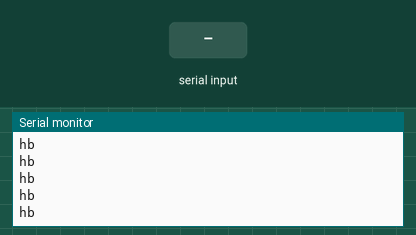
Bench run of a sketch on a simulated Arduino Uno, built with avr-gcc and run on an emulated ATmega328P. Shown: the last lines printed to the serial monitor. The inputs (shaded band) are chosen by the test bench.

Above: at 1.2 s.
1.3 s: "1" received over Serial
At 1.32 s:
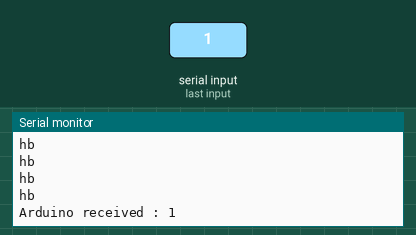
2.8 s: "0" received over Serial
At 2.83 s:
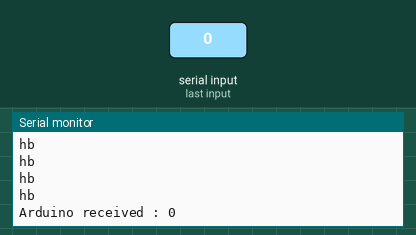
4.3 s: "2" received over Serial
At 4.34 s:
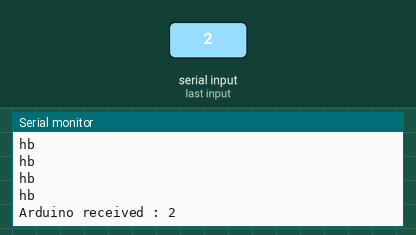

The sketch:

serial_test.ino
```cpp
String nom = "Arduino";
String msg;
void setup() {
 Serial.begin(1000000);
}
void loop() {
 readSerialPort();
 if (msg != "") {
   sendData();
 }else{
  Serial.println("hb");
 }
 delay(50);
}
void readSerialPort() {
 msg = "";
 if (Serial.available()) {
   delay(10);
   while (Serial.available() > 0) {
     msg += (char)Serial.read();
   }
   Serial.flush();
 }
}
void sendData() {
 //write data
 Serial.print(nom);
 Serial.print(" received : ");
 Serial.println(msg);
}
```

Measured:
- after the input at 1.3 s, the serial monitor: prints a new line at once (image 1)
- after the input at 2.8 s, the serial monitor: prints a new line at once (image 2)
- after the input at 4.3 s, the serial monitor: prints a new line at once (image 3)
